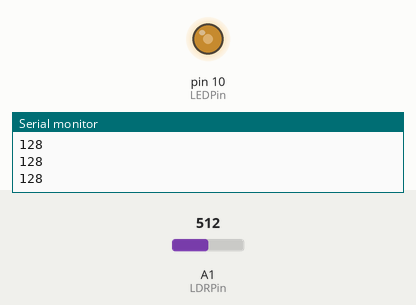
Recording of a sketch running on a simulated Arduino Uno, built with avr-gcc and run on an emulated ATmega328P. Shown: output pins drawn as LEDs (lit = HIGH), the last lines printed to the serial monitor. Inputs (shaded band) come from the test bench; at power-on: A1 (LDRPin) = 512.

Above: at 1.2 s.
1.3 s: A1 (LDRPin) set to 306
At 2.4 s:
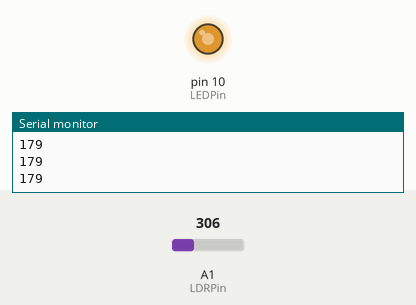
3.0 s: A1 (LDRPin) set to 122
At 3.6 s:
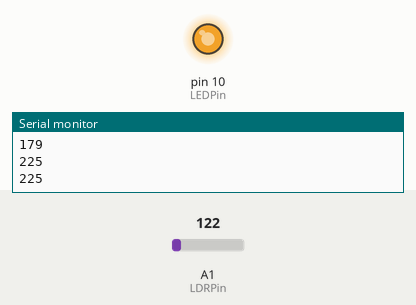
4.5 s: A1 (LDRPin) set to 900
At 6.0 s:
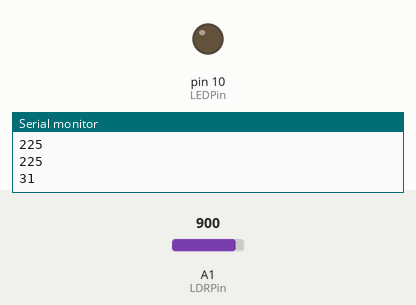
6.3 s: A1 (LDRPin) set to 877
At 7.7 s:
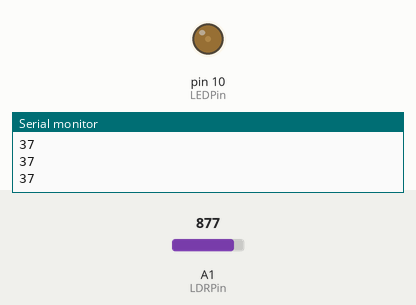
8.1 s: A1 (LDRPin) set to 1023
At 8.8 s:
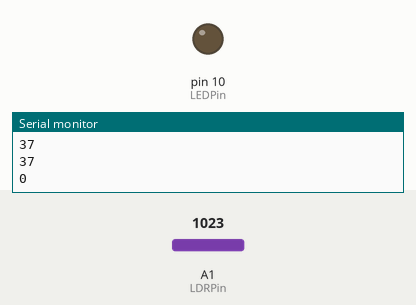
Timing chart, 0 to 10.6 s (numbered marks = the images above; inputs shaded):
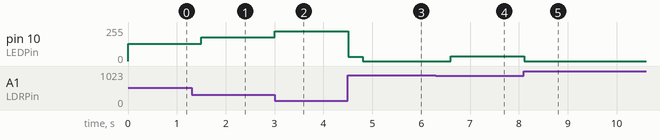

Measured:
- after the input at 1.3 s, pin 10 (LEDPin): 128/255 → 179/255 after 0.20 s
- after the input at 3.0 s, pin 10 (LEDPin): 179/255 → 225/255 at once
- after the input at 4.5 s, pin 10 (LEDPin): 225/255 → 31/255 at once, → 0/255 0.30 s later
- after the input at 6.3 s, pin 10 (LEDPin): 0/255 → 37/255 after 0.31 s
- after the input at 8.1 s, pin 10 (LEDPin): 37/255 → 0/255 at once

The sketch:

LDRyLED.ino
```cpp
const int LEDPin = 10;
const int LDRPin = A1;


void setup()
{

pinMode(LEDPin, OUTPUT);

Serial.begin(9600);

}

void loop()

{


  int value = analogRead(LDRPin);

  int val = map(value, 0, 1023, 255, 0);

  analogWrite(10, val);

  Serial.println(val);

  delay(300);

  while(val<35){

    analogWrite(10, 0);

    value = analogRead(LDRPin);

    val = map(value, 0, 1023, 255, 0);

delay(300);

    }

}
```
